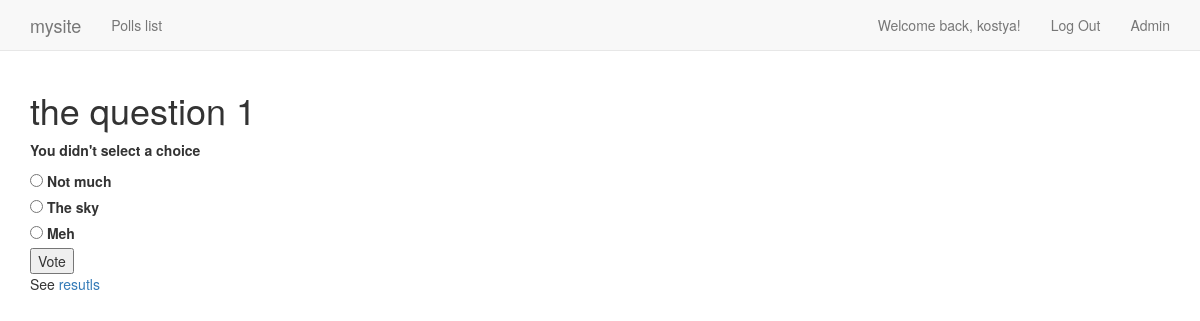
/polls/1/vote/ (signed in), run on the app's committed database.
### polls/models.py (models this page shows, shortened)
class Question(models.Model):
    question_text = models.CharField(max_length=200)
    pub_date = models.DateField('date published')
    class Meta:
        verbose_name = "Question"
        verbose_name_plural = "Questions"

class Choice(models.Model):
    question = models.ForeignKey(Question, on_delete=models.CASCADE)
    choice_text = models.CharField(max_length=200)
    votes = models.IntegerField(default=0)
    class Meta:
        verbose_name = "Choice"
        verbose_name_plural = "Choices"

### polls/views.py (the view)
# urls.py: url(r'^(?P<question_id>[0-9]+)/vote/$', views.vote, name='vote'),
def vote(request, question_id):
    question = get_object_or_404(models.Question, pk=question_id)
    try:
        selected_choice = question.choice_set.get(pk=request.POST['choice'])
    except (KeyError, models.Choice.DoesNotExist):
        return render(request, 'polls/detail.html', {
            'question':question,
            'error_message': "You didn't select a choice",
        })
    else:
        selected_choice.votes += 1
        selected_choice.save()
        return HttpResponseRedirect(reverse('polls:results', args=(question.id,)))
    return HttpResponse("This is view for voting for a question %s" % question_id)

### polls/templates/polls/detail.html (shortened to what this page needs)
{% extends '../base.html' %}
{% block body_block %}
    <h1>{{ question.question_text }}</h1>
    {% if error_message %}<p><strong>{{ error_message }}</strong></p>{% endif %}
    <form action="{% url 'polls:vote' question.id %}" method="post">
    {% for choice in question.choice_set.all %}
        <input type="radio" name="choice" id="choice-{{ forloop.counter }}" value='{{ choice.id }}'>
        <label for="choice{{ forloop.counter }}">{{ choice.choice_text }}</label><br/>
    {% endfor %}
    <input type="submit" value="Vote">
    </form>
    See <a href="{% url 'polls:results' question.id %}">resutls</a>
{% endblock body_block %}

### templates/topnavbar.html (shortened to what this page needs)
<nav class="navbar navbar-default navbar-fixed-top">
      <div class="container">
        <div class="navbar-header">
          <a class="navbar-brand" href="{% url 'home' %}">mysite</a>
        </div>
        <div id="navbar" class="navbar-collapse collapse">
          <ul class="nav navbar-nav">
            <li><a href="{% url 'polls:index' %}">Polls list</a></li>
          </ul>
          <ul class="nav navbar-nav navbar-right">
            <li>{% if user.is_authenticated %}
              <a>Welcome back, {{user}}!</a>
            {% endif %}
            </li>
            <li>{% if user.is_authenticated %}
              <a href="{% url 'logout' %}">Log Out</a></li>
            {% else %}
            <li><a href="{% url 'login' %}">Log in</a></li>
            <li><a class="signup" href="{% url 'signup' %}">Sign Up</a></li>
            {% endif %}
            <li><a href="{% url 'admin:index' %}">Admin</a></li>
          </ul>
        </div>
      </div>
    </nav>

### static/css/style.css (style rules this page uses)
body { padding-top: 70px; }

### data on the page
Question: question_text "the question 1"
Choice: choice_text "Not much"
Choice: choice_text "The sky"
Choice: choice_text "Meh"

### other printed values
{{ user }} "kostya"
{{ error_message }} "You didn't select a choice"
